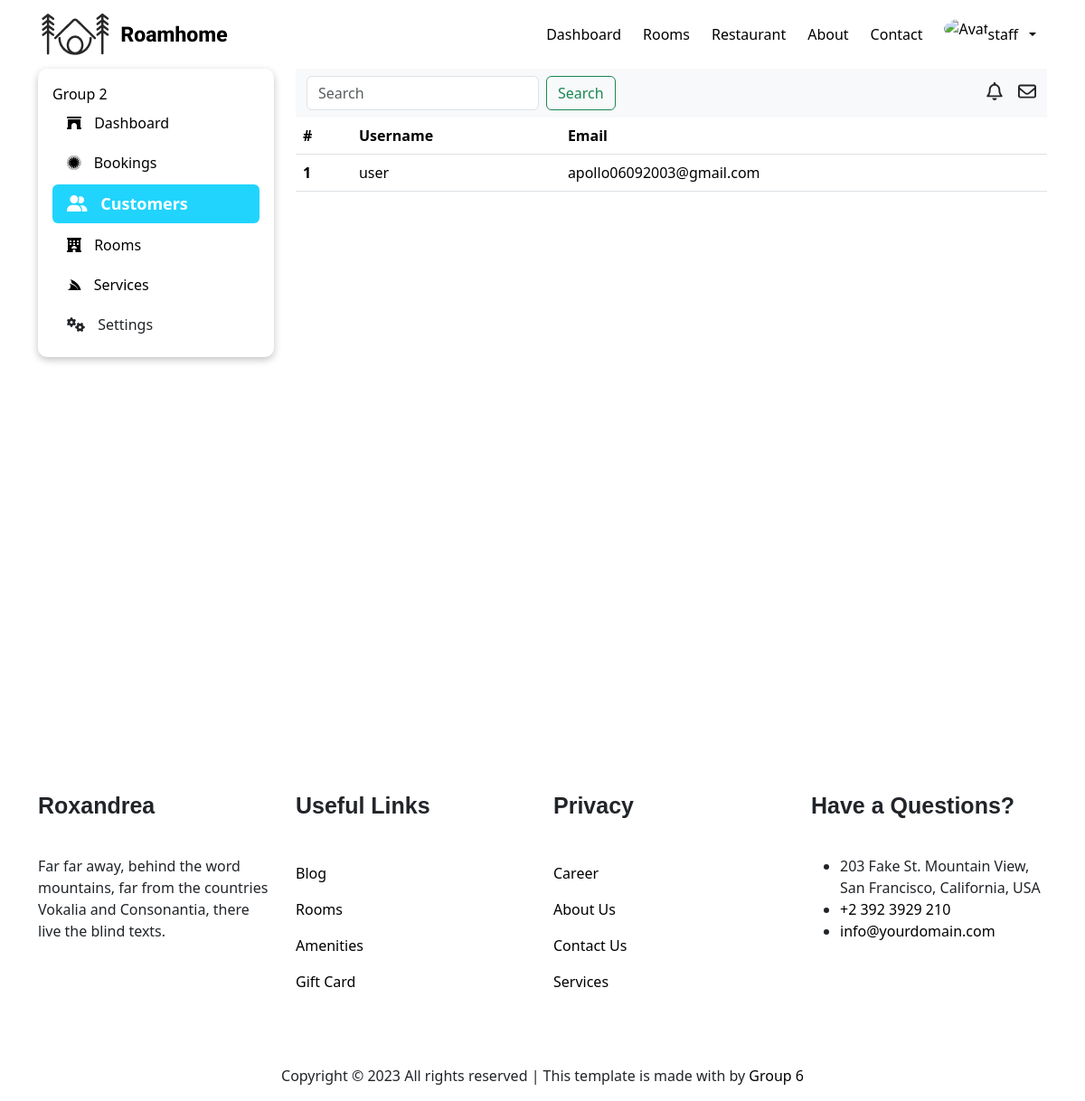
/wp-admin/customers/ (signed in), run on the app's committed database.
### user/models.py (models this page shows, shortened)
class User(AbstractBaseUser, PermissionsMixin):
    class Meta:
        db_table = 'user'
    username = models.CharField(max_length=20, unique=True)
    email = models.EmailField(_('email address'), unique=True)
    role = models.CharField(max_length=10, choices=Roles.choices, default=Roles.USER)
    is_staff = models.BooleanField(default=False)
    created_at = models.DateTimeField(auto_now_add=True)
    updated_at = models.DateTimeField(auto_now=True)
    status = models.BooleanField(default=True)
    objects = CustomUserManager()
    USERNAME_FIELD = 'username'
    REQUIRED_FIELDS = ['email']

### manager/views.py (the view)
# urls.py: path('customers/', manager.all_customers, name='all-customers'),
@login_required(login_url='login')
@user_passes_test(lambda user: user.role == 'STAFF', login_url='home')
def all_customers(request):
    customers = User.objects.filter(role='USER')
    return render(request, 'manager/pages/customers/all-customers.html', { 'customers': customers })

### manager/templates/manager/pages/customers/all-customers.html
{% extends 'manager/pages/dashboard.html' %}
{% block dashboard_section %}
<main>
    <table class="table">
        <thead>
            <tr>
                <th scope="col">#</th>
                <th scope="col">Username</th>
                <th scope="col">Email</th>
            </tr>
        </thead>
        <tbody>
            {% for customer in customers %}
                <tr>
                    <th scope="row">{{ customer.id }}</th>
                    <td>{{ customer.username }}</td>
                    <td>{{ customer.email }}</td>
                </tr>
            {% endfor %}
        </tbody>
    </table>
</main>
{% endblock %}

### manager/templates/manager/components/header.html (shortened to what this page needs)
{% load static %}
<header>
    <nav class="navbar navbar-expand-lg">
        <div class="container">
            <a class="navbar-brand" href="/">
                <img src="{% static 'manager/images/logo.png' %}" alt="Logo">
            </a>
            <div class="collapse navbar-collapse" id="navbarNav">
                <ul class="navbar-nav me-auto mb-2 mb-lg-0">
                    {% if user.is_authenticated and user.role == 'STAFF' %}
                        <li class="nav-item">
                            <a class="nav-link active" aria-current="page" href="{% url 'dashboard' %}"
                                >Dashboard</a
                            >
                        </li>
                    {% else %}
                    <li class="nav-item">
                        <a class="nav-link {% if request.path == '/'%}nav-active{% endif %}" aria-current="page" href="/"
                            >Home</a
                        >
                    </li>
                    {% endif %}
                    <li class="nav-item">
                        <a
                            class="nav-link {% if request.path == '/rooms/'%}nav-active{% endif %}"
                            aria-current="page"
                            href="{% url 'all-rooms' %}"
                            >Rooms</a
                        >
                    </li>
                    <li class="nav-item">
                        <a class="nav-link" aria-current="page" href="#"
                            >Restaurant</a
                        >
                    </li>
                    <li class="nav-item">
                        <a class="nav-link {% if request.path == '/about/'%}nav-active{% endif %}" aria-current="page" href="{% url 'about' %}"
                            >About</a
                        >
                    </li>
                    <li class="nav-item">
                        <a class="nav-link {% if request.path == '/contact/'%}nav-active{% endif %}" aria-current="page" href="#"
                            >Contact</a
                        >
                    </li>
                </ul>
                <div class="d-flex gap-2">
                    {% if user.is_authenticated %}
                    <div
                        class="collapse navbar-collapse"
                        id="navbarNavDropdown"
                    >
                        <ul class="navbar-nav">
                            <li class="nav-item dropdown">
                                <a
                                    class="nav-link d-flex gap-2 align-items-center dropdown-toggle"
                                    href="#"
                                    role="button"
                                    data-bs-toggle="dropdown"
                                    aria-expanded="false"
                                >
                                    <div class="wrapper-avatar">
                                        <img
                                            src="https://images.unsplash.com/photo-1576266076037-1c6bd988abf8?q=80&w=1935&auto=format&fit=crop&ixlib=rb-4.0.3&ixid=M3wxMjA3fDB8MHxwaG90by1wYWdlfHx8fGVufDB8fHx8fA%3D%3D"
                                            alt="Avatar"
                                        />
                                    </div>
                                    <div>{{ user.username }}</div>
                                </a>
                            </li>
                        </ul>
                    </div>
                    {% endif %}
                </div>
            </div>
        </div>
    </nav>
</header>

### manager/static/manager/css/global.css (style rules this page uses)
body { height: 100vh; }

### manager/static/manager/css/header.css (style rules this page uses)
.navbar-collapse { flex-grow: 0 ; }
.nav-link { color: black; padding: 6px 12px !important; transition: .3s; }
.wrapper-avatar { width: 40px; height: 40px; }
.wrapper-avatar > img { width: 100%; height: 100%; border-radius: 50%; }

### manager/static/manager/css/footer.css (style rules this page uses)
a { color: black; text-decoration: none; }

### data on the page
User: username "staff"
User: id "1", username "user", email "apollo06092003@gmail.com"
